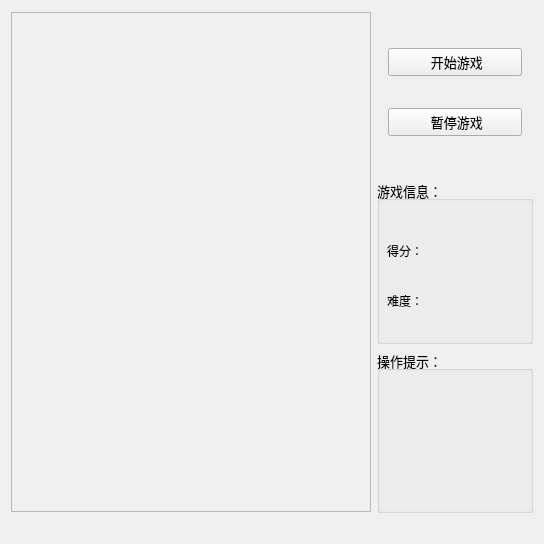
<?xml version="1.0" encoding="UTF-8"?>
<ui version="4.0">
 <class>MainWindow</class>
 <widget class="QMainWindow" name="MainWindow">
  <property name="geometry">
   <rect>
    <x>0</x>
    <y>0</y>
    <width>544</width>
    <height>544</height>
   </rect>
  </property>
  <property name="minimumSize">
   <size>
    <width>544</width>
    <height>544</height>
   </size>
  </property>
  <property name="maximumSize">
   <size>
    <width>544</width>
    <height>544</height>
   </size>
  </property>
  <property name="font">
   <font>
    <pointsize>10</pointsize>
   </font>
  </property>
  <property name="windowTitle">
   <string>贪吃蛇Demo</string>
  </property>
  <property name="windowIcon">
   <iconset resource="res.qrc">
    <normaloff>:/Skin/snakeicon.png</normaloff>:/Skin/snakeicon.png</iconset>
  </property>
  <property name="iconSize">
   <size>
    <width>300</width>
    <height>300</height>
   </size>
  </property>
  <widget class="QWidget" name="centralWidget">
   <layout class="QGridLayout" name="gridLayout_2">
    <item row="0" column="0" rowspan="3">
     <widget class="Wall" name="frame">
      <property name="minimumSize">
       <size>
        <width>360</width>
        <height>500</height>
       </size>
      </property>
      <property name="maximumSize">
       <size>
        <width>360</width>
        <height>500</height>
       </size>
      </property>
      <property name="frameShape">
       <enum>QFrame::StyledPanel</enum>
      </property>
      <property name="frameShadow">
       <enum>QFrame::Raised</enum>
      </property>
     </widget>
    </item>
    <item row="0" column="1">
     <widget class="QWidget" name="widget" native="true">
      <layout class="QGridLayout" name="gridLayout">
       <item row="0" column="0">
        <widget class="QPushButton" name="pushButton_start">
         <property name="focusPolicy">
          <enum>Qt::NoFocus</enum>
         </property>
         <property name="text">
          <string> 开始游戏</string>
         </property>
         <property name="icon">
          <iconset resource="res.qrc">
           <normaloff>:/Skin/gamestart.png</normaloff>:/Skin/gamestart.png</iconset>
         </property>
         <property name="iconSize">
          <size>
           <width>30</width>
           <height>30</height>
          </size>
         </property>
        </widget>
       </item>
       <item row="1" column="0">
        <widget class="QPushButton" name="pushButton_pause">
         <property name="focusPolicy">
          <enum>Qt::NoFocus</enum>
         </property>
         <property name="text">
          <string> 暂停游戏</string>
         </property>
         <property name="icon">
          <iconset resource="res.qrc">
           <normaloff>:/Skin/gamepause.png</normaloff>:/Skin/gamepause.png</iconset>
         </property>
         <property name="iconSize">
          <size>
           <width>28</width>
           <height>28</height>
          </size>
         </property>
        </widget>
       </item>
      </layout>
     </widget>
    </item>
    <item row="1" column="1">
     <widget class="QGroupBox" name="groupBox">
      <property name="title">
       <string>游戏信息：</string>
      </property>
      <widget class="QLabel" name="label_level">
       <property name="geometry">
        <rect>
         <x>70</x>
         <y>100</y>
         <width>91</width>
         <height>41</height>
        </rect>
       </property>
       <property name="font">
        <font>
         <pointsize>9</pointsize>
        </font>
       </property>
       <property name="text">
        <string/>
       </property>
      </widget>
      <widget class="QLabel" name="label">
       <property name="geometry">
        <rect>
         <x>10</x>
         <y>50</y>
         <width>51</width>
         <height>41</height>
        </rect>
       </property>
       <property name="font">
        <font>
         <pointsize>9</pointsize>
        </font>
       </property>
       <property name="text">
        <string>得分：</string>
       </property>
      </widget>
      <widget class="QLabel" name="label_2">
       <property name="geometry">
        <rect>
         <x>10</x>
         <y>100</y>
         <width>81</width>
         <height>41</height>
        </rect>
       </property>
       <property name="font">
        <font>
         <pointsize>9</pointsize>
        </font>
       </property>
       <property name="text">
        <string>难度：</string>
       </property>
      </widget>
      <widget class="QLabel" name="label_score">
       <property name="geometry">
        <rect>
         <x>70</x>
         <y>50</y>
         <width>91</width>
         <height>41</height>
        </rect>
       </property>
       <property name="font">
        <font>
         <pointsize>9</pointsize>
        </font>
       </property>
       <property name="text">
        <string/>
       </property>
      </widget>
     </widget>
    </item>
    <item row="2" column="1">
     <widget class="QGroupBox" name="groupBox_2">
      <property name="font">
       <font>
        <pointsize>10</pointsize>
       </font>
      </property>
      <property name="title">
       <string>操作提示：</string>
      </property>
      <widget class="QLabel" name="label_10">
       <property name="geometry">
        <rect>
         <x>60</x>
         <y>50</y>
         <width>41</width>
         <height>41</height>
        </rect>
       </property>
       <property name="font">
        <font>
         <pointsize>16</pointsize>
        </font>
       </property>
       <property name="text">
        <string/>
       </property>
       <property name="pixmap">
        <pixmap resource="res.qrc">:/Skin/up.png</pixmap>
       </property>
       <property name="scaledContents">
        <bool>true</bool>
       </property>
      </widget>
      <widget class="QLabel" name="label_19">
       <property name="geometry">
        <rect>
         <x>60</x>
         <y>110</y>
         <width>41</width>
         <height>41</height>
        </rect>
       </property>
       <property name="font">
        <font>
         <pointsize>16</pointsize>
        </font>
       </property>
       <property name="text">
        <string/>
       </property>
       <property name="pixmap">
        <pixmap resource="res.qrc">:/Skin/down.png</pixmap>
       </property>
       <property name="scaledContents">
        <bool>true</bool>
       </property>
      </widget>
      <widget class="QLabel" name="label_20">
       <property name="geometry">
        <rect>
         <x>10</x>
         <y>110</y>
         <width>41</width>
         <height>41</height>
        </rect>
       </property>
       <property name="font">
        <font>
         <pointsize>16</pointsize>
        </font>
       </property>
       <property name="text">
        <string/>
       </property>
       <property name="pixmap">
        <pixmap resource="res.qrc">:/Skin/left.png</pixmap>
       </property>
       <property name="scaledContents">
        <bool>true</bool>
       </property>
      </widget>
      <widget class="QLabel" name="label_21">
       <property name="geometry">
        <rect>
         <x>110</x>
         <y>110</y>
         <width>41</width>
         <height>41</height>
        </rect>
       </property>
       <property name="font">
        <font>
         <pointsize>16</pointsize>
        </font>
       </property>
       <property name="text">
        <string/>
       </property>
       <property name="pixmap">
        <pixmap resource="res.qrc">:/Skin/right.png</pixmap>
       </property>
       <property name="scaledContents">
        <bool>true</bool>
       </property>
      </widget>
     </widget>
    </item>
   </layout>
  </widget>
  <widget class="QStatusBar" name="statusBar">
   <property name="sizeGripEnabled">
    <bool>false</bool>
   </property>
  </widget>
 </widget>
 <layoutdefault spacing="6" margin="11"/>
 <customwidgets>
  <customwidget>
   <class>Wall</class>
   <extends>QFrame</extends>
   <header>wall.h</header>
   <container>1</container>
  </customwidget>
 </customwidgets>
 <resources>
  <include location="res.qrc"/>
 </resources>
 <connections/>
</ui>
